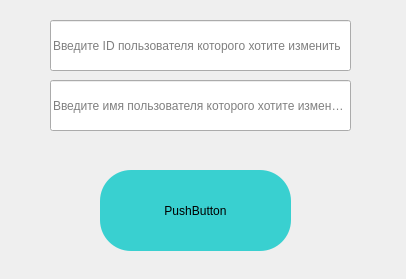
<?xml version="1.0" encoding="UTF-8"?>
<ui version="4.0">
 <class>MainWindow</class>
 <widget class="QMainWindow" name="MainWindow">
  <property name="geometry">
   <rect>
    <x>0</x>
    <y>0</y>
    <width>406</width>
    <height>279</height>
   </rect>
  </property>
  <property name="windowTitle">
   <string>MainWindow</string>
  </property>
  <widget class="QWidget" name="centralwidget">
   <widget class="QPushButton" name="pushButton">
    <property name="geometry">
     <rect>
      <x>100</x>
      <y>170</y>
      <width>191</width>
      <height>81</height>
     </rect>
    </property>
    <property name="styleSheet">
     <string notr="true">QPushButton:hover {
	background-color: #ffdbcc;
}

QPushButton:pressed {
	background-color: #fcb9aa;
}
QPushButton {
	background-color: rgb(57, 208, 208);
	border-radius: 31px;
}</string>
    </property>
    <property name="text">
     <string>PushButton</string>
    </property>
   </widget>
   <widget class="QLineEdit" name="lineEdit">
    <property name="geometry">
     <rect>
      <x>50</x>
      <y>20</y>
      <width>301</width>
      <height>51</height>
     </rect>
    </property>
    <property name="placeholderText">
     <string>Введите ID пользователя которого хотите изменить</string>
    </property>
   </widget>
   <widget class="QLineEdit" name="lineEdit_2">
    <property name="geometry">
     <rect>
      <x>50</x>
      <y>80</y>
      <width>301</width>
      <height>51</height>
     </rect>
    </property>
    <property name="placeholderText">
     <string>Введите имя пользователя которого хотите изменить</string>
    </property>
   </widget>
  </widget>
 </widget>
 <resources/>
 <connections/>
</ui>
